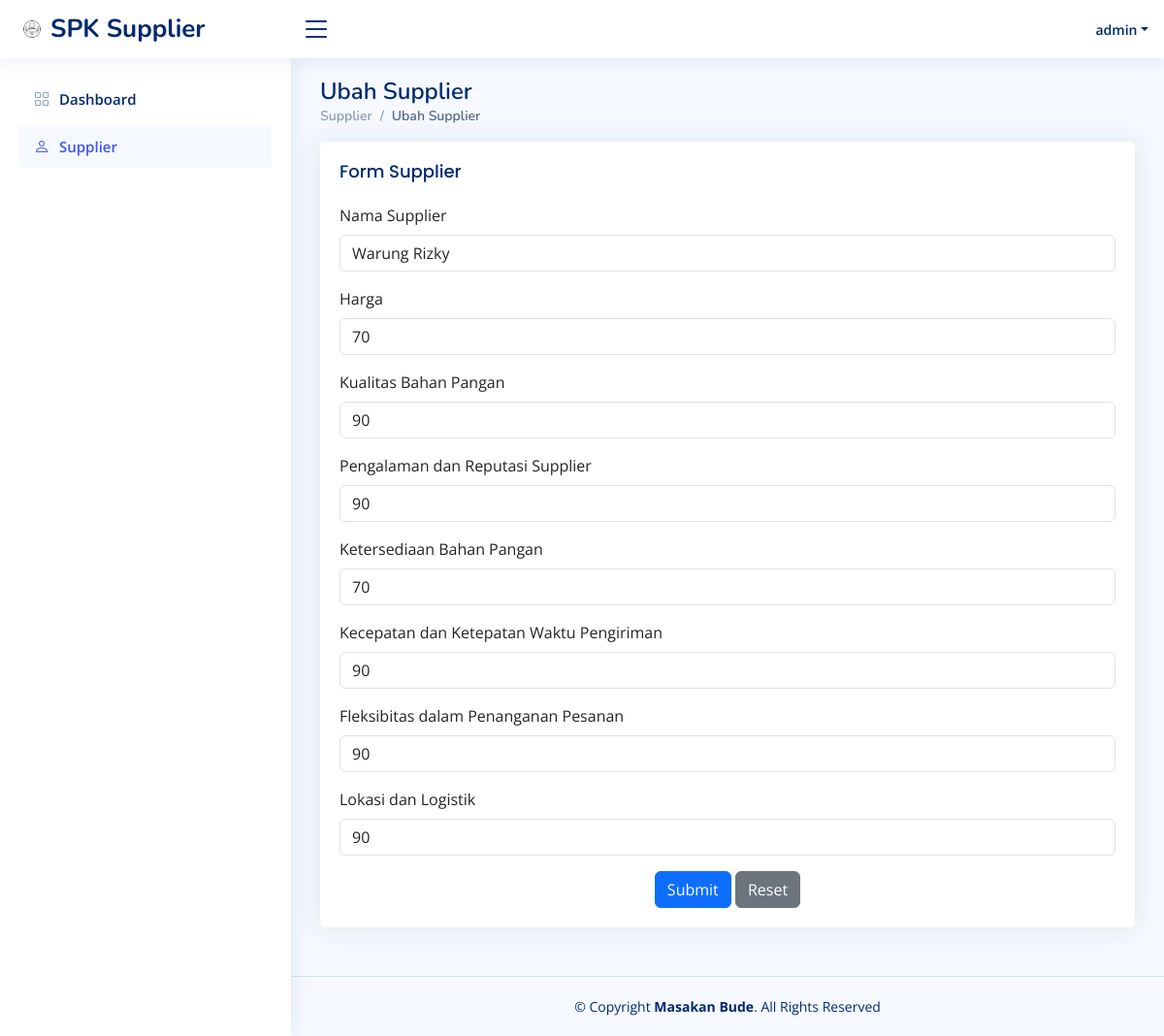
Page /supplier-edit.php?id=3 (signed in) on the committed database.
### tables this page shows
CREATE TABLE `user` (
  `id` int(11) NOT NULL,
  `username` varchar(255) NOT NULL,
  `password` varchar(255) NOT NULL
);

CREATE TABLE `supplier` (
  `id` int(11) NOT NULL,
  `nama` varchar(255) NOT NULL,
  `k1` int(11) NOT NULL,
  `k2` int(11) NOT NULL,
  `k3` int(11) NOT NULL,
  `k4` int(11) NOT NULL,
  `k5` int(11) NOT NULL,
  `k6` int(11) NOT NULL,
  `k7` int(11) NOT NULL
);

### supplier-edit.php (the view, shortened to what this page needs)
<?php
    require_once 'connection.php';
    $sql = "SELECT * FROM user WHERE id=".$_SESSION["logged"];
    $result = mysqli_query($conn, $sql);
    $user =mysqli_fetch_array($result);
?>
<!DOCTYPE html>
<html lang="en">
<head>
  <link href="assets/vendor/bootstrap/css/bootstrap.min.css" rel="stylesheet">
  <link href="assets/vendor/bootstrap-icons/bootstrap-icons.css" rel="stylesheet">
  <link href="assets/vendor/boxicons/css/boxicons.min.css" rel="stylesheet">
  <link href="assets/vendor/quill/quill.snow.css" rel="stylesheet">
  <link href="assets/vendor/quill/quill.bubble.css" rel="stylesheet">
  <link href="assets/vendor/remixicon/remixicon.css" rel="stylesheet">
  <link href="assets/vendor/simple-datatables/style.css" rel="stylesheet">
  <link href="assets/css/style.css" rel="stylesheet">
</head>
<body>
  <header id="header" class="header fixed-top d-flex align-items-center">
    <div class="d-flex align-items-center justify-content-between">
      <a href="index.html" class="logo d-flex align-items-center">
        <img src="assets/img/logo.png" alt="">
        <span class="d-none d-lg-block">SPK Supplier</span>
      </a>
      <i class="bi bi-list toggle-sidebar-btn"></i>
    </div>
    <nav class="header-nav ms-auto">
      <ul class="d-flex align-items-center">
        <li class="nav-item dropdown pe-3">
          <a class="nav-link nav-profile d-flex align-items-center pe-0" href="#" data-bs-toggle="dropdown">
            <span class="d-none d-md-block dropdown-toggle ps-2"><?=$user['username']?></span>
          </a>
        </li>
      </ul>
    </nav>
  </header>
  <aside id="sidebar" class="sidebar">
    <ul class="sidebar-nav" id="sidebar-nav">
      <li class="nav-item">
        <a class="nav-link collapsed" href="dashboard.php">
          <i class="bi bi-grid"></i>
          <span>Dashboard</span>
        </a>
      </li>
      <li class="nav-item">
        <a class="nav-link" href="supplier.php">
          <i class="bi bi-person"></i>
          <span>Supplier</span>
        </a>
      </li>
    </ul>
  </aside>
  <main id="main" class="main">
    <div class="pagetitle">
      <h1>Ubah Supplier</h1>
      <nav>
        <ol class="breadcrumb">
          <li class="breadcrumb-item"><a href="supplier.php">Supplier</a></li>
          <li class="breadcrumb-item active">Ubah Supplier</li>
        </ol>
      </nav>
    </div>
    <section class="section">
      <div class="row">
        <div class="col-lg-12">
            <div class="card">
                <div class="card-body">
                    <h5 class="card-title">Form Supplier</h5>
                            <?php endif;
                        $sql = "SELECT * FROM supplier WHERE id=".$_GET['id'];
                        $result = mysqli_query($conn, $sql);
                        $data =mysqli_fetch_array($result);
                    ?>
                    <form class="row g-3" method="POST">
                        <div class="col-12">
                            <label for="nama" class="form-label">Nama Supplier</label>
                            <input type="text" class="form-control" id="nama" name="nama" placeholder="Nama Supplier" required value="<?=$data['nama']?>">
                        </div>
                        <div class="col-12">
                            <label for="k1" class="form-label">Harga</label>
                            <input type="number" class="form-control" id="k1" name="k1" min='0' max='100' placeholder="Nilai 0-100" required value="<?=$data['k1']?>">
                        </div>
                        <div class="col-12">
                            <label for="k2" class="form-label">Kualitas Bahan Pangan</label>
                            <input type="number" class="form-control" id="k2" name="k2" min='0' max='100' placeholder="Nilai 0-100" required value="<?=$data['k2']?>">
                        </div>
                        <div class="col-12">
                            <label for="k3" class="form-label">Pengalaman dan Reputasi Supplier</label>
                            <input type="number" class="form-control" id="k3" name="k3" min='0' max='100' placeholder="Nilai 0-100" required value="<?=$data['k3']?>">
                        </div>
                        <div class="col-12">
                            <label for="k4" class="form-label">Ketersediaan Bahan Pangan</label>
                            <input type="number" class="form-control" id="k4" name="k4" min='0' max='100' placeholder="Nilai 0-100" required value="<?=$data['k4']?>">
                        </div>
                        <div class="col-12">
                            <label for="k5" class="form-label">Kecepatan dan Ketepatan Waktu Pengiriman</label>
                            <input type="number" class="form-control" id="k5" name="k5" min='0' max='100' placeholder="Nilai 0-100" required value="<?=$data['k5']?>">
                        </div>
                        <div class="col-12">
                            <label for="k6" class="form-label">Fleksibitas dalam Penanganan Pesanan</label>
                            <input type="number" class="form-control" id="k6" name="k6" min='0' max='100' placeholder="Nilai 0-100" required value="<?=$data['k6']?>">
                        </div>
                        <div class="col-12">
                            <label for="k7" class="form-label">Lokasi dan Logistik</label>
                            <input type="number" class="form-control" id="k7" name="k7" min='0' max='100' placeholder="Nilai 0-100" required value="<?=$data['k7']?>">
                        </div>
                        <div class="text-center">
                            <button type="submit" class="btn btn-primary" name="submit" value="submit">Submit</button>
                            <button type="reset" class="btn btn-secondary">Reset</button>
                        </div>
                    </form>
                </div>
            </div>
        </div>
      </div>
    </section>
  </main>
  <footer id="footer" class="footer">
    <div class="copyright">
      &copy; Copyright <strong><span>Masakan Bude</span></strong>. All Rights Reserved
    </div>
  </footer>
</body>
</html>

### assets/css/style.css (style rules this page uses)
:root { scroll-behavior: smooth; }
body { font-family: "Open Sans", sans-serif; background: #f6f9ff; color: #444444; }
a { color: #4154f1; text-decoration: none; }
h1, h2, h3, h4, h5, h6 { font-family: "Nunito", sans-serif; }
#main { margin-top: 60px; padding: 20px 30px; transition: all 0.3s; }
.pagetitle { margin-bottom: 10px; }
.pagetitle h1 { font-size: 24px; margin-bottom: 0; font-weight: 600; color: #012970; }
.card { margin-bottom: 30px; border: none; border-radius: 5px; box-shadow: 0px 0 30px rgba(1, 41, 112, 0.1); }
.card-title { padding: 20px 0 15px 0; font-size: 18px; font-weight: 500; color: #012970; font-family: "Poppins", sans-serif; }
.card-body { padding: 0 20px 20px 20px; }
.breadcrumb { font-size: 14px; font-family: "Nunito", sans-serif; color: #899bbd; font-weight: 600; }
.breadcrumb a { color: #899bbd; transition: 0.3s; }
.breadcrumb .breadcrumb-item::before { color: #899bbd; }
.breadcrumb .active { color: #51678f; font-weight: 600; }
.logo { line-height: 1; }
@media (min-width: 1200px) { .logo { width: 280px; } }
.logo img { max-height: 26px; margin-right: 6px; }
.logo span { font-size: 26px; font-weight: 700; color: #012970; font-family: "Nunito", sans-serif; }
.header { transition: all 0.5s; z-index: 997; height: 60px; box-shadow: 0px 2px 20px rgba(1, 41, 112, 0.1); background-color: #fff; padding-left: 20px; }
.header .toggle-sidebar-btn { font-size: 32px; padding-left: 10px; cursor: pointer; color: #012970; }
.header-nav ul { list-style: none; }
.header-nav>ul { margin: 0; padding: 0; }
.header-nav .nav-profile { color: #012970; }
.header-nav .nav-profile span { font-size: 14px; font-weight: 600; }
.sidebar { position: fixed; top: 60px; left: 0; bottom: 0; width: 300px; z-index: 996; transition: all 0.3s; padding: 20px; overflow-y: auto; scrollbar-width: thin; scrollbar-color: #aab7cf transparent; box-shadow: 0px 0px 20px rgba(1, 41, 112, 0.1); background-color: #fff; }
@media (min-width: 1200px) { #main, #footer { margin-left: 300px; } }
.sidebar-nav { padding: 0; margin: 0; list-style: none; }
.sidebar-nav li { padding: 0; margin: 0; list-style: none; }
.sidebar-nav .nav-item { margin-bottom: 5px; }
.sidebar-nav .nav-link { display: flex; align-items: center; font-size: 15px; font-weight: 600; color: #4154f1; transition: 0.3; background: #f6f9ff; padding: 10px 15px; border-radius: 4px; }
.sidebar-nav .nav-link i { font-size: 16px; margin-right: 10px; color: #4154f1; }
.sidebar-nav .nav-link.collapsed { color: #012970; background: #fff; }
.sidebar-nav .nav-link.collapsed i { color: #899bbd; }
.footer { padding: 20px 0; font-size: 14px; transition: all 0.3s; border-top: 1px solid #cddfff; }
.footer .copyright { text-align: center; color: #012970; }

### rows in the picture
user: username "admin"
supplier: nama "Warung Rizky", k1 "70", k2 "90", k3 "90", k4 "70", k5 "90", k6 "90", k7 "90"
